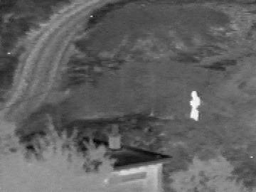
#> input picture Original_test_image/IR/1.png, 256 x 192 px, shrunk from 360 x 270 before the run, found by its file name
$ python metrics.py
#> lines starting #> are read from the running program, lines starting #| are printed output that depends on the picture
from re import I
import numpy as np
from scipy import signal
from scipy import ndimage

from PIL import Image


def crosscorrelation(orignal, fusedimage):

#> called with orignal = 'New_model/Original_test_image/IR/1.png'
    imA = Image.open(orignal)
#> imA is the input picture: PIL image 256x192 L; min 2, max 254, mean 97.8
    imA = np.asarray(imA)

    imB = Image.open(orignal)
    imB = np.asarray(imB)

    cc = signal.correlate2d(imA, imB)
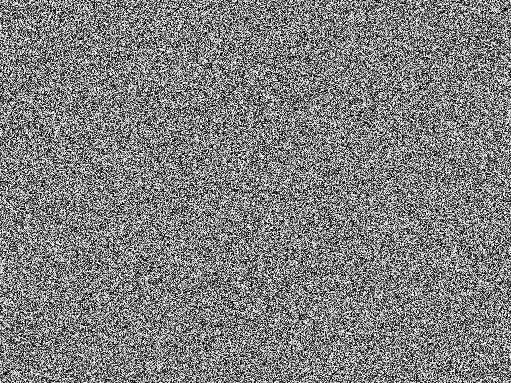
#> cc: shape (383, 511); min 0, max 255, mean 127.3

    return cc

# [75 lines left out: function mutual_information_2d, not called in this run]


if __name__ == "__main__":
    cc = crosscorrelation('New_model/Original_test_image/IR/1.png', "New_model/output_final/addition/fusion('00001.jpg',)-('00001.jpg',).jpg")
    # mi = mutual_information_2d('New_model/Original_test_image/VIS/1.png', "New_model/output_final/addition/fusion('1.png',)-('1.png',).jpg")
    print(cc)
#> (printed output is left out)
    # [21 lines of commented-out code are left out]
